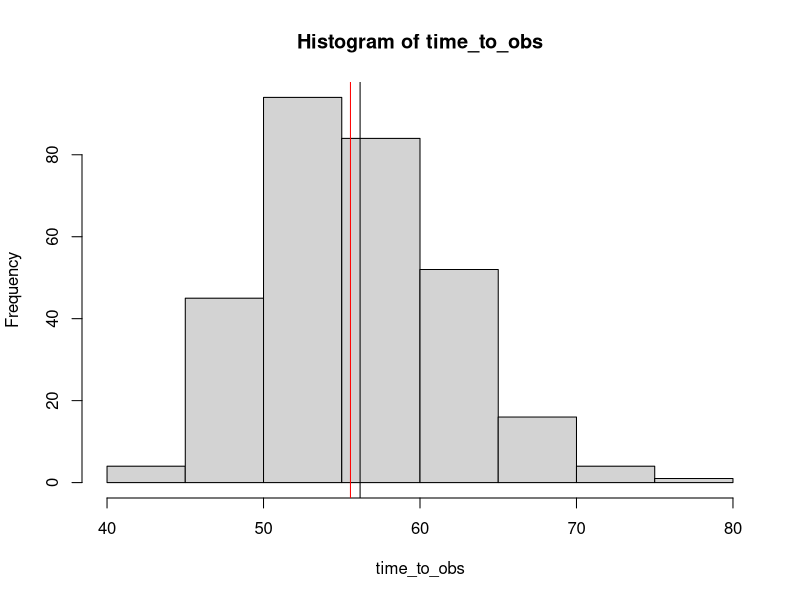

Source code (R):
################################################################
## EXERCISES FROM HANDOUT 2 (Exercises in Week 36)
################################################################
#
#
####################### Exc 1 ##################################
#   1.Write a computer program in R where you reproduce the numbers
#           for N5;2 in Table 1 in Fu and Koutras (1994).
#

# to get possible cases we do n/k rounded down so N5,2 = 2, so we have to cover cases 0,1,2
# N5,2(x = 0) = ?
# N5,2(x = 1) = ?
# N5,2(x = 2) = ?
# N5,2(x = 0) = 'initial state prob' * transMatrix^5 * 'state we are looking for'
initalState <- c(1,0,0,0,0,0)
gettingSOnBegining <- c(1,1,0,0,0,0)
gettingSInMid <- c(0,0,1,1,0,0)
gettingSOnEnd <- c(0,0,0,0,1,1)

P <- function(t){
  return( 1/(t + 1))    # see "Distribution of N_n,k
}

# generating trans matrix in time
# following the pattern from paper, moving p and q by one to the right and always calc 1/t+1
transMatrix <- function(t){
  trans_matrix <- matrix(0, ncol = 6, nrow = 6)     # initialize with 0
  trans_matrix[1, 1:2] = trans_matrix[2, c(1,3)] = trans_matrix[3, c(3,4)] =
      trans_matrix[4, c(3,5)] = trans_matrix[5, c(5,6)] = c(1-P(t), P(t)) 
  trans_matrix[6,6] = 1
  return(trans_matrix)
}
# starting with time 1
trans_Matrix <- transMatrix(1)
# Generate trans mat in time 5
for(t in 2:5) {
  trans_Matrix = trans_Matrix %*% transMatrix(t)
}

# Package expm to take the power of matrix...

#using formula up there we can compute prob of states in time 5
# N5,2(x = 0) = 
initalState %*% trans_Matrix %*% gettingSOnBegining

# N5,2(x = 1) = 
initalState %*% trans_Matrix %*% gettingSInMid

# N5,2(x = 2) = 
initalState %*% trans_Matrix %*% gettingSOnEnd


####################### Exc 2 ##################################
#   2. Write a computer program in R where you reproduce the numbers 
#           for N15;2 in Table 2 in Fu and Koutras (1994).

# Same as first, but n/k rounded up is 7 so...
# N15,2(x = 0) = ?
# N15,2(x = 1) = ?
# N15,2(x = 2) = ?
# N15,2(x = 3) = ?
# N15,2(x = 4) = ?
# N15,2(x = 5) = ?
# N15,2(x = 6) = ?
# N15,2(x = 7) = ?

# generating pattern for trans matrix
transMatrix <- function(t){
  trans_matrix <- matrix(0, ncol = 16, nrow = 16)
  for(i in 1:15){
    if(i %% 2 == 0){
      trans_matrix[i, c(i-1, i+1)] = c(1-P(t), P(t)) 
    }else
    {
      trans_matrix[i, c(i,i+1)] = c(1-P(t), P(t)) 
    }
  }
  trans_matrix[16,16] = 1
  return(trans_matrix)
}

# making vectors of needed states
initalState <- rep(0,16)
initalState[1] <- 1

## all possible ending states(non overlapping SS)
everySecond = T
cnt = 0
for(j in 1:16){
    if(everySecond){
        
        finalState <- rep(0,16)
        finalState[j] <- 1
        finalState[j+1] <- 1
        everySecond = F
            
        # starting with time 1
        trans_Matrix <- transMatrix(1)
        
        # Generate trans mat in time 5
        for(t in 2:15) {
            trans_Matrix = trans_Matrix %*% transMatrix(t)
        }
        
        #using formula up there we can compute prob of states in time 5
        # N5,2(x = 0) = 
        prob <- initalState %*% trans_Matrix %*% finalState
        cat("N15,2(X = ",cnt,") = ",prob, "\n", sep = "")
        cnt = cnt +1
    }
    else{
        everySecond = T
    }
}



####################### Exc 3 ##################################
#   3. Write a computer program in R that simulates a homogeneous finite state Markov chain.
#       Input should be an initial distribution, a transition matrix, and the length of the desired chain.
#       Output should be a simulation from the Markov chain with the desired length.

generateMC <- function(initDist, trans_Matrix, n){
  chain <- c()
  chain <- c(chain,sample(1:length(initDist),1,replace=T, prob=initDist))
  for(i in 1:n){
    chain <- c(chain,sample(c(1:length(initDist)), 1, replace = T, prob = trans_Matrix[chain[i],]))
  }
  return(chain)
}

# Example:
generateMC(initDist = c(1,0,0),
           trans_Matrix = matrix( c(0.1,0.5,0.4,
                                    0.3,0.2,0.5,
                                    0.2,0.4,0.4), 
                                nrow=3, byrow =T),
           n = 10)


####################### Exc 4 ##################################
#   4. We are interested in the word 'CTT' in a number of DNA sequences. 
#       The null model is that letters A,C,G,T are independent and occur 
#       with frequencies (0.3,0.2,0.2,0.3). Write a computer program in R for 
#       calculating the probability for 0, 1, 2,  >=3 number of occurences of the word 'CTT'
#           in a DNA sequence of arbitrary length.
#       Hint: Use similar ideas as in Fu and Koutras (1994) to define an appropriate Markov chain.
#       Verify your calculations by a simulation study. 
#           (E.g. use the computer program from the previous exercise.)
                                                 
# Expected mean waiting time to see the word first time
# Theoretically is 1/PcPtPt 
Pc = 0.2
Pa = 0.3
Pg = 0.2
Pt = 0.3

1/(Pc*Pt*Pt) # 55.55

# we have to get this number but generating the very long chain thousand of 
# times counting the occurance of CTT and calculating mean the occurances. 
# We tried with 10000 chain length and 200 iterations
# Also chain generating function was used from exc 3
library(stringr)
time_to_obs <- c()
n <- 5000
for(i in 1:300){
    
    # generate sequence
    chain <- generateMC(c(1/4,1/4,1/4,1/4),matrix(rep(c(0.3,0.2,0.2,0.3),4), nrow=4, byrow=T), n)
    # count number off occurances of word CTT(244)
    count <- str_count(paste0(collapse = '',chain), pattern = '244')
    #Get the indexes in order to cheat and cut off the seq after the last occurance
    index <- gregexpr('244', paste0(collapse = '',chain))[[1]][-1] + 2
    # this will yield faster time to get to the aimed mean, 
    # so we dont have to iterate 1000 time with seq of len 10000... but it is cheating
    
    # ime_to_obs[i] <- (n-index)/count
    
    # This is proper way to do it
    time_to_obs[i] <- n/count
  
}

hist(time_to_obs)
abline(v=mean(time_to_obs), col="black")
abline(v=1/(Pc*Pt*Pt), col="red")


